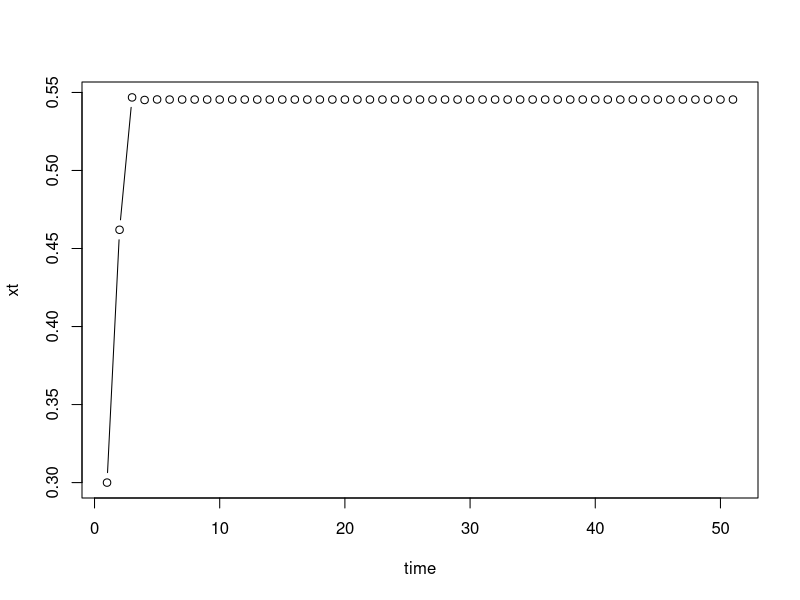

Generate this figure with R:
logistic_map <- function(x0, r, niter = 50){
  stopifnot(is.numeric(x0) & length(x0) == 1 & x0 >= 0 & x0 <= 1)
  xt <- numeric(niter + 1)
  xt[1] <- x0
  for(i in 1:niter) xt[i + 1] <- r * xt[i] * (1 - xt[i])
  plot(xt, type = "b", xlab = "time")
  return(xt)
}    
xt <- logistic_map(x0 = 0.3, r = 2.2)
xt
